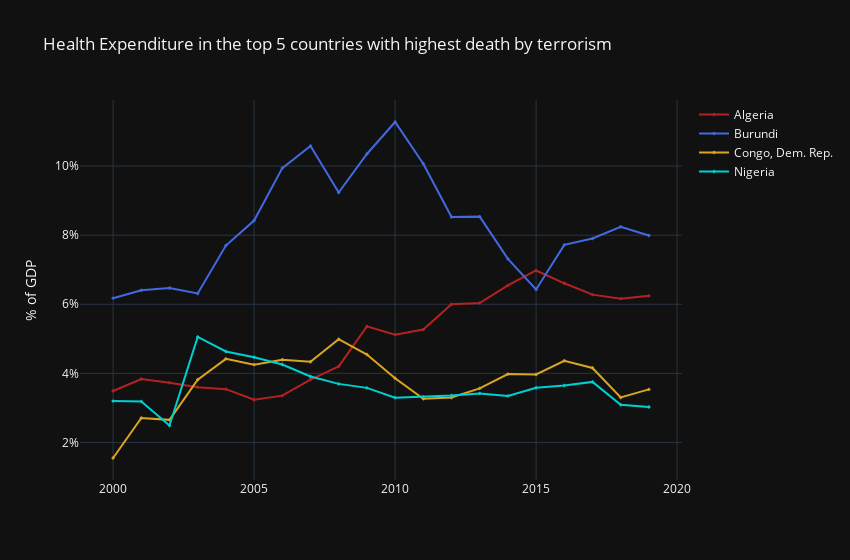

This figure's notebook cell:
### Markdown cell above
Below shows the health expenditures for the 5 countries. Health financing is a critical component of health system. 

We can see that Burundi has spent up to 10% of their GDP on health, twice. On the other end, Nigeria and Congo Republic has not spent up to 6% of their GDP on Health. Algeria falls in between with approx. 7% as the highest percent of GDP spent on Health.

Remember Nigeria had a high number of death in 2014, but we can see here that the percent of GDP spent on health during the year 2014 did not rise, rather it decrease 2.11%. It's obvious that death by terrorism doesn't affect health expenditure. We should probably check the relationship to be certain.

### Code cell
data = reshaper(terrorism_top5)

fig = go.Figure()
add_year('Algeria', 'firebrick', data)
add_year('Burundi', 'royalblue', data)
add_year('Congo, Dem. Rep.', 'goldenrod', data)
add_year('Nigeria', 'darkturquoise', data)
# add_year(2021, 'forestgreen')
fig.update_layout(title='Health Expenditure in the top 5 countries with highest death by terrorism', width=850,
                  yaxis_title = '% of GDP',
                  yaxis = dict(
                      tickvals = [2, 4, 6, 8, 10],
                      ticktext = ['2%', '4%', '6%', '8%', '10%']
                  )
                  )
fig.show()

### Figure 1 — Plotly figure (JSON) as saved in the notebook; plotly's stock layout.template omitted (floating-point values rounded to 4 significant figures)
{"data": [{"connectgaps": true, "line": {"color": "firebrick", "width": 2}, "marker": {"size": 3, "symbol": "diamond"}, "mode": "lines+markers", "name": "Algeria", "type": "scatter", "x": [2000, 2001, 2002, 2003, 2004, 2005, 2006, 2007, 2008, 2009, 2010, 2011, 2012, 2013, 2014, 2015, 2016, 2017, 2018, 2019], "y": [3.489, 3.838, 3.73, 3.601, 3.544, 3.235, 3.355, 3.821, 4.202, 5.359, 5.117, 5.267, 6.001, 6.036, 6.547, 6.978, 6.607, 6.279, 6.163, 6.243]}, {"connectgaps": true, "line": {"color": "royalblue", "width": 2}, "marker": {"size": 3, "symbol": "diamond"}, "mode": "lines+markers", "name": "Burundi", "type": "scatter", "x": [2000, 2001, 2002, 2003, 2004, 2005, 2006, 2007, 2008, 2009, 2010, 2011, 2012, 2013, 2014, 2015, 2016, 2017, 2018, 2019], "y": [6.177, 6.405, 6.472, 6.313, 7.701, 8.424, 9.942, 10.58, 9.235, 10.35, 11.28, 10.07, 8.527, 8.537, 7.315, 6.429, 7.719, 7.903, 8.245, 7.991]}, {"connectgaps": true, "line": {"color": "goldenrod", "width": 2}, "marker": {"size": 3, "symbol": "diamond"}, "mode": "lines+markers", "name": "Congo, Dem. Rep.", "type": "scatter", "x": [2000, 2001, 2002, 2003, 2004, 2005, 2006, 2007, 2008, 2009, 2010, 2011, 2012, 2013, 2014, 2015, 2016, 2017, 2018, 2019], "y": [1.55, 2.708, 2.655, 3.818, 4.42, 4.253, 4.394, 4.336, 4.989, 4.546, 3.86, 3.263, 3.301, 3.567, 3.979, 3.969, 4.366, 4.156, 3.302, 3.536]}, {"connectgaps": true, "line": {"color": "darkturquoise", "width": 2}, "marker": {"size": 3, "symbol": "diamond"}, "mode": "lines+markers", "name": "Nigeria", "type": "scatter", "x": [2000, 2001, 2002, 2003, 2004, 2005, 2006, 2007, 2008, 2009, 2010, 2011, 2012, 2013, 2014, 2015, 2016, 2017, 2018, 2019], "y": [3.197, 3.189, 2.491, 5.054, 4.634, 4.466, 4.258, 3.91, 3.696, 3.58, 3.297, 3.321, 3.36, 3.421, 3.348, 3.582, 3.648, 3.753, 3.091, 3.027]}], "layout": {"title": {"text": "Health Expenditure in the top 5 countries with highest death by terrorism"}, "width": 850, "yaxis": {"ticktext": ["2%", "4%", "6%", "8%", "10%"], "tickvals": [2, 4, 6, 8, 10], "title": {"text": "% of GDP"}}}}
